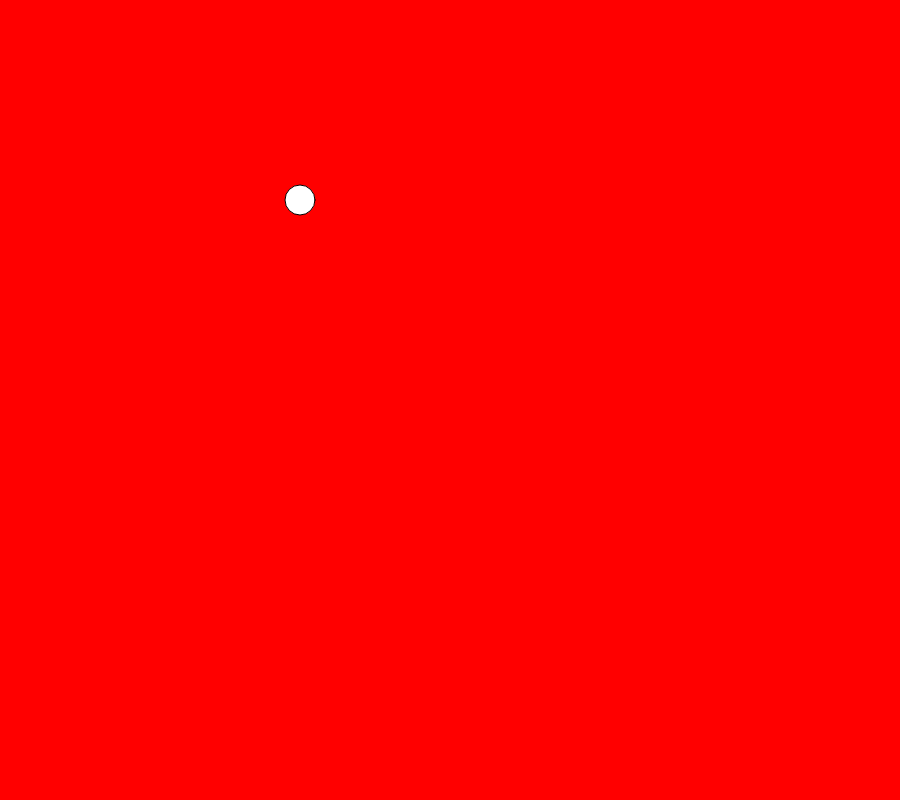
Frame 1 (no input)
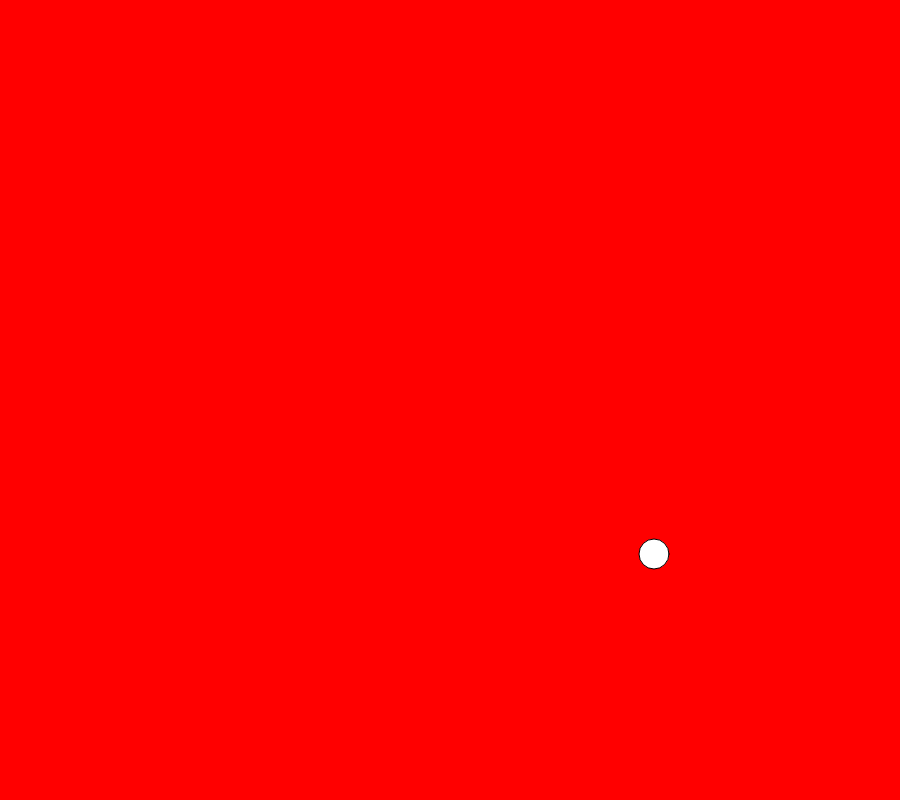
Frame 60 (no input)
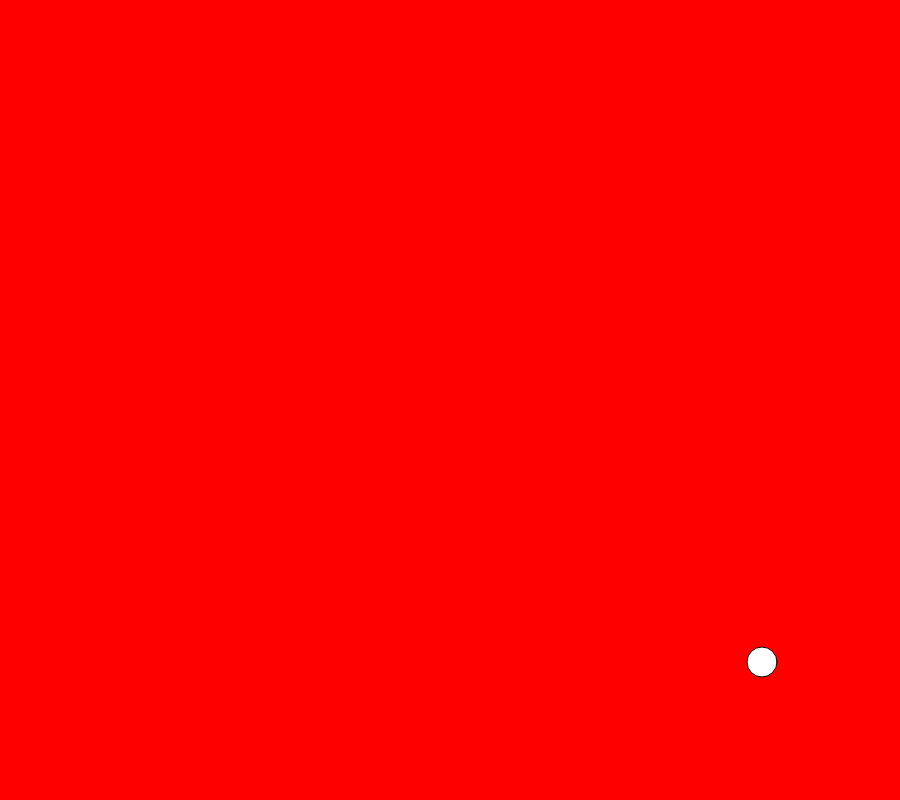
Frame 120 (the mouse pressed at the canvas centre since frame 60)

The p5.js sketch that drew these frames (run headless with seeded random() and noise() and a simulated clock; from frame 60 on, the mouse is pressed at the canvas centre):

// p5.js sketch
// ── sketch.js

//variáveis da bolinha
let xBolinha = 300;
let yBolinha = 200;
let diametro = 30;
let raio = diametro / 2 ;

//velocidade da bolinha
let velocidadeXBolinha = 6;
let velocidadeYBolinha = 6;

function setup() {
  createCanvas(900, 800);
}

function draw() {
  background("red");
  mostraBolinha();
  movimentaBolinha();
  verificaColisaoBorda();
}

function mostraBolinha(){
  circle(xBolinha, yBolinha, diametro);
}

function movimentaBolinha(){
  xBolinha += velocidadeXBolinha;
  yBolinha += velocidadeYBolinha;
}

function verificaColisaoBorda(){
  if (xBolinha + raio> width ||
     xBolinha - raio< 0){
    velocidadeXBolinha *= -1;
  }
  if (yBolinha + raio> height ||
     yBolinha - raio < 0){
    velocidadeYBolinha *= -1;
  }
}
